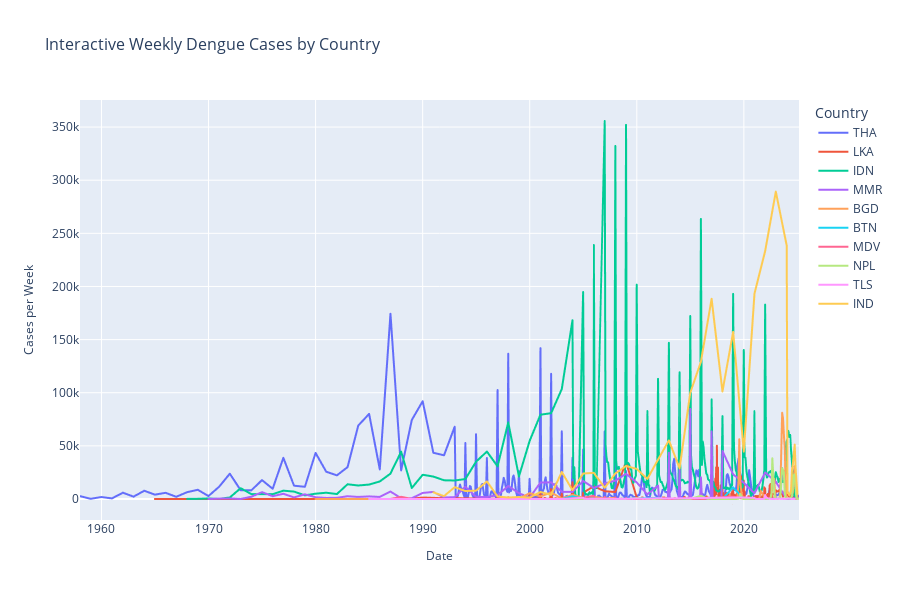

Notebook cell for this chart:
### Code cell
# ============================================================================
# VISUALIZATION 3: Interactive Plotly - Weekly Cases by Country
# ============================================================================

fig = px.line(weekly_data, 
              x='year_week_date', 
              y='dengue_total',
              color='ISO_A0',
              title='Interactive Weekly Dengue Cases by Country',
              labels={'year_week_date': 'Date', 
                     'dengue_total': 'Cases per Week',
                     'ISO_A0': 'Country'},
              hover_data=['region', 'temperature', 'rainfall'])

fig.update_layout(
    height=600,
    hovermode='x unified',
    title_font_size=16,
    xaxis_title_font_size=12,
    yaxis_title_font_size=12
)

fig.show()
print("Interactive plot displayed above. Hover to see details!")

### Figure 1 — Plotly figure (JSON) as saved in the notebook; plotly's stock layout.template omitted (floating-point values rounded to 4 significant figures; data arrays with more than 128 entries replaced by an {"elided": "..."} marker saying what was removed)
{"data": [{"customdata": {"elided": "422x3 mixed values"}, "hovertemplate": "Country=THA<br>Date=%{x}<br>Cases per Week=%{y}<br>region=%{customdata[0]}<br>temperature=%{customdata[1]}<br>rainfall=%{customdata[2]}<extra></extra>", "legendgroup": "THA", "line": {"color": "#636efa", "dash": "solid"}, "marker": {"symbol": "circle"}, "mode": "lines", "name": "THA", "showlegend": true, "type": "scattergl", "x": {"elided": "422 str values"}, "xaxis": "x", "y": {"elided": "422 int values"}, "yaxis": "y"}, {"customdata": {"elided": "800x3 mixed values"}, "hovertemplate": "Country=LKA<br>Date=%{x}<br>Cases per Week=%{y}<br>region=%{customdata[0]}<br>temperature=%{customdata[1]}<br>rainfall=%{customdata[2]}<extra></extra>", "legendgroup": "LKA", "line": {"color": "#EF553B", "dash": "solid"}, "marker": {"symbol": "circle"}, "mode": "lines", "name": "LKA", "showlegend": true, "type": "scattergl", "x": {"elided": "800 str values"}, "xaxis": "x", "y": {"elided": "800 int values"}, "yaxis": "y"}, {"customdata": {"elided": "274x3 mixed values"}, "hovertemplate": "Country=IDN<br>Date=%{x}<br>Cases per Week=%{y}<br>region=%{customdata[0]}<br>temperature=%{customdata[1]}<br>rainfall=%{customdata[2]}<extra></extra>", "legendgroup": "IDN", "line": {"color": "#00cc96", "dash": "solid"}, "marker": {"symbol": "circle"}, "mode": "lines", "name": "IDN", "showlegend": true, "type": "scattergl", "x": {"elided": "274 str values"}, "xaxis": "x", "y": {"elided": "274 int values"}, "yaxis": "y"}, {"customdata": {"elided": "134x3 mixed values"}, "hovertemplate": "Country=MMR<br>Date=%{x}<br>Cases per Week=%{y}<br>region=%{customdata[0]}<br>temperature=%{customdata[1]}<br>rainfall=%{customdata[2]}<extra></extra>", "legendgroup": "MMR", "line": {"color": "#ab63fa", "dash": "solid"}, "marker": {"symbol": "circle"}, "mode": "lines", "name": "MMR", "showlegend": true, "type": "scattergl", "x": {"elided": "134 str values"}, "xaxis": "x", "y": {"elided": "134 int values"}, "yaxis": "y"}, {"customdata": {"elided": "231x3 mixed values"}, "hovertemplate": "Country=BGD<br>Date=%{x}<br>Cases per Week=%{y}<br>region=%{customdata[0]}<br>temperature=%{customdata[1]}<br>rainfall=%{customdata[2]}<extra></extra>", "legendgroup": "BGD", "line": {"color": "#FFA15A", "dash": "solid"}, "marker": {"symbol": "circle"}, "mode": "lines", "name": "BGD", "showlegend": true, "type": "scattergl", "x": {"elided": "231 str values"}, "xaxis": "x", "y": {"elided": "231 int values"}, "yaxis": "y"}, {"customdata": {"elided": "49x3 mixed values"}, "hovertemplate": "Country=BTN<br>Date=%{x}<br>Cases per Week=%{y}<br>region=%{customdata[0]}<br>temperature=%{customdata[1]}<br>rainfall=%{customdata[2]}<extra></extra>", "legendgroup": "BTN", "line": {"color": "#19d3f3", "dash": "solid"}, "marker": {"symbol": "circle"}, "mode": "lines", "name": "BTN", "showlegend": true, "type": "scattergl", "x": ["1984-12-31T00:00:00", "1985-12-30T00:00:00", "1986-12-29T00:00:00", "1987-12-28T00:00:00", "1988-12-26T00:00:00", "1990-01-01T00:00:00", "1990-12-31T00:00:00", "1991-12-30T00:00:00", "1992-12-28T00:00:00", "1993-12-27T00:00:00", "1994-12-26T00:00:00", "1996-01-01T00:00:00", "1996-12-30T00:00:00", "1997-12-29T00:00:00", "1998-12-28T00:00:00", "1999-12-27T00:00:00", "2001-01-01T00:00:00", "2001-12-31T00:00:00", "2002-12-30T00:00:00", "2003-12-29T00:00:00", "2004-12-27T00:00:00", "2005-12-26T00:00:00", "2007-01-01T00:00:00", "2007-12-31T00:00:00", "2008-12-29T00:00:00", "2009-12-28T00:00:00", "2010-12-27T00:00:00", "2011-12-26T00:00:00", "2012-12-31T00:00:00", "2013-12-30T00:00:00", "2014-12-29T00:00:00", "2015-12-28T00:00:00", "2016-12-26T00:00:00", "2018-01-01T00:00:00", "2018-12-31T00:00:00", "2019-12-30T00:00:00", "2020-12-28T00:00:00", "2021-12-27T00:00:00", "2022-12-26T00:00:00", "2024-01-01T00:00:00", "2024-01-29T00:00:00", "2024-02-26T00:00:00", "2024-04-01T00:00:00", "2024-04-29T00:00:00", "2024-05-27T00:00:00", "2024-07-01T00:00:00", "2024-07-29T00:00:00", "2024-08-26T00:00:00", "2024-09-30T00:00:00"], "xaxis": "x", "y": [0, 0, 0, 0, 0, 0, 0, 0, 0, 0, 0, 0, 0, 0, 0, 0, 0, 0, 0, 2579, 19, 480, 86, 73, 351, 874, 712, 1101, 111, 0, 0, 550, 87, 28, 10960, 16, 5, 123, 626, 3, 0, 5, 10, 3, 9, 15, 48, 33, 30], "yaxis": "y"}, {"customdata": {"elided": "207x3 mixed values"}, "hovertemplate": "Country=MDV<br>Date=%{x}<br>Cases per Week=%{y}<br>region=%{customdata[0]}<br>temperature=%{customdata[1]}<br>rainfall=%{customdata[2]}<extra></extra>", "legendgroup": "MDV", "line": {"color": "#FF6692", "dash": "solid"}, "marker": {"symbol": "circle"}, "mode": "lines", "name": "MDV", "showlegend": true, "type": "scattergl", "x": {"elided": "207 str values"}, "xaxis": "x", "y": {"elided": "207 int values"}, "yaxis": "y"}, {"customdata": {"elided": "167x3 mixed values"}, "hovertemplate": "Country=NPL<br>Date=%{x}<br>Cases per Week=%{y}<br>region=%{customdata[0]}<br>temperature=%{customdata[1]}<br>rainfall=%{customdata[2]}<extra></extra>", "legendgroup": "NPL", "line": {"color": "#B6E880", "dash": "solid"}, "marker": {"symbol": "circle"}, "mode": "lines", "name": "NPL", "showlegend": true, "type": "scattergl", "x": {"elided": "167 str values"}, "xaxis": "x", "y": {"elided": "167 int values"}, "yaxis": "y"}, {"customdata": {"elided": "81x3 mixed values"}, "hovertemplate": "Country=TLS<br>Date=%{x}<br>Cases per Week=%{y}<br>region=%{customdata[0]}<br>temperature=%{customdata[1]}<br>rainfall=%{customdata[2]}<extra></extra>", "legendgroup": "TLS", "line": {"color": "#FF97FF", "dash": "solid"}, "marker": {"symbol": "circle"}, "mode": "lines", "name": "TLS", "showlegend": true, "type": "scattergl", "x": ["1984-12-31T00:00:00", "1985-12-30T00:00:00", "1986-12-29T00:00:00", "1987-12-28T00:00:00", "1988-12-26T00:00:00", "1990-01-01T00:00:00", "1990-12-31T00:00:00", "1991-12-30T00:00:00", "1992-12-28T00:00:00", "1993-12-27T00:00:00", "1994-12-26T00:00:00", "1996-01-01T00:00:00", "1996-12-30T00:00:00", "1997-12-29T00:00:00", "1998-12-28T00:00:00", "1999-12-27T00:00:00", "2001-01-01T00:00:00", "2001-12-31T00:00:00", "2002-12-30T00:00:00", "2003-12-29T00:00:00", "2004-12-27T00:00:00", "2005-01-31T00:00:00", "2005-02-28T00:00:00", "2005-03-28T00:00:00", "2005-04-25T00:00:00", "2005-12-26T00:00:00", "2007-01-01T00:00:00", "2007-12-31T00:00:00", "2008-12-29T00:00:00", "2009-12-28T00:00:00", "2010-12-27T00:00:00", "2011-12-26T00:00:00", "2012-12-31T00:00:00", "2013-12-30T00:00:00", "2019-12-30T00:00:00", "2020-12-28T00:00:00", "2021-02-01T00:00:00", "2021-03-01T00:00:00", "2021-03-29T00:00:00", "2021-04-26T00:00:00", "2021-05-31T00:00:00", "2021-06-28T00:00:00", "2021-07-26T00:00:00", "2021-08-30T00:00:00", "2021-09-27T00:00:00", "2021-11-01T00:00:00", "2021-11-29T00:00:00", "2021-12-27T00:00:00", "2022-01-31T00:00:00", "2022-02-28T00:00:00", "2022-03-28T00:00:00", "2022-04-25T00:00:00", "2022-05-30T00:00:00", "2022-06-27T00:00:00", "2022-08-01T00:00:00", "2022-08-29T00:00:00", "2022-09-26T00:00:00", "2022-10-31T00:00:00", "2022-11-28T00:00:00", "2022-12-26T00:00:00", "2023-01-30T00:00:00", "2023-02-27T00:00:00", "2023-03-27T00:00:00", "2023-05-01T00:00:00", "2023-05-29T00:00:00", "2023-06-26T00:00:00", "2023-07-31T00:00:00", "2023-08-28T00:00:00", "2023-09-25T00:00:00", "2023-10-30T00:00:00", "2023-11-27T00:00:00", "2024-01-01T00:00:00", "2024-01-29T00:00:00", "2024-02-26T00:00:00", "2024-04-01T00:00:00", "2024-04-29T00:00:00", "2024-05-27T00:00:00", "2024-07-01T00:00:00", "2024-07-29T00:00:00", "2024-08-26T00:00:00", "2024-09-30T00:00:00"], "xaxis": "x", "y": [0, 0, 0, 0, 0, 0, 0, 0, 0, 0, 0, 0, 0, 0, 0, 0, 0, 0, 0, 434, 1241, 249, 415, 261, 3, 162, 227, 108, 175, 433, 302, 751, 502, 642, 1451, 1079, 242, 116, 13, 13, 20, 28, 8, 7, 12, 39, 225, 3745, 1284, 1201, 700, 487, 254, 139, 47, 25, 63, 41, 46, 105, 205, 315, 275, 373, 146, 141, 142, 71, 68, 40, 72, 189, 328, 347, 307, 101, 45, 30, 24, 28, 39], "yaxis": "y"}, {"customdata": {"elided": "45x3 mixed values"}, "hovertemplate": "Country=IND<br>Date=%{x}<br>Cases per Week=%{y}<br>region=%{customdata[0]}<br>temperature=%{customdata[1]}<br>rainfall=%{customdata[2]}<extra></extra>", "legendgroup": "IND", "line": {"color": "#FECB52", "dash": "solid"}, "marker": {"symbol": "circle"}, "mode": "lines", "name": "IND", "showlegend": true, "type": "scattergl", "x": ["1990-12-31T00:00:00", "1991-12-30T00:00:00", "1992-12-28T00:00:00", "1993-12-27T00:00:00", "1994-12-26T00:00:00", "1996-01-01T00:00:00", "1996-12-30T00:00:00", "1997-12-29T00:00:00", "1998-12-28T00:00:00", "1999-12-27T00:00:00", "2001-01-01T00:00:00", "2001-12-31T00:00:00", "2002-12-30T00:00:00", "2003-12-29T00:00:00", "2004-12-27T00:00:00", "2005-12-26T00:00:00", "2007-01-01T00:00:00", "2007-12-31T00:00:00", "2008-12-29T00:00:00", "2009-12-28T00:00:00", "2010-12-27T00:00:00", "2011-12-26T00:00:00", "2012-12-31T00:00:00", "2013-12-30T00:00:00", "2014-12-29T00:00:00", "2015-12-28T00:00:00", "2016-12-26T00:00:00", "2018-01-01T00:00:00", "2018-12-31T00:00:00", "2019-12-30T00:00:00", "2020-12-28T00:00:00", "2021-12-27T00:00:00", "2022-12-26T00:00:00", "2024-01-01T00:00:00", "2024-01-29T00:00:00", "2024-02-26T00:00:00", "2024-04-01T00:00:00", "2024-04-29T00:00:00", "2024-05-27T00:00:00", "2024-07-01T00:00:00", "2024-07-29T00:00:00", "2024-08-26T00:00:00", "2024-09-30T00:00:00", "2024-10-28T00:00:00", "2024-12-30T00:00:00"], "xaxis": "x", "y": [6291, 2683, 11125, 7494, 7847, 16517, 2354, 1403, 1888, 1300, 6612, 3851, 25508, 8293, 23970, 24605, 10553, 24016, 31070, 28292, 18860, 37070, 55153, 28933, 99913, 129166, 188401, 101192, 157315, 44585, 193245, 233251, 289235, 238598, 5429, 5597, 3342, 5145, 7499, 27675, 32388, 41375, 51183, 30354, 4700], "yaxis": "y"}], "layout": {"height": 600, "hovermode": "x unified", "legend": {"title": {"text": "Country"}, "tracegroupgap": 0}, "title": {"font": {"size": 16}, "text": "Interactive Weekly Dengue Cases by Country"}, "xaxis": {"anchor": "y", "domain": [0, 1], "title": {"font": {"size": 12}, "text": "Date"}}, "yaxis": {"anchor": "x", "domain": [0, 1], "title": {"font": {"size": 12}, "text": "Cases per Week"}}}}
